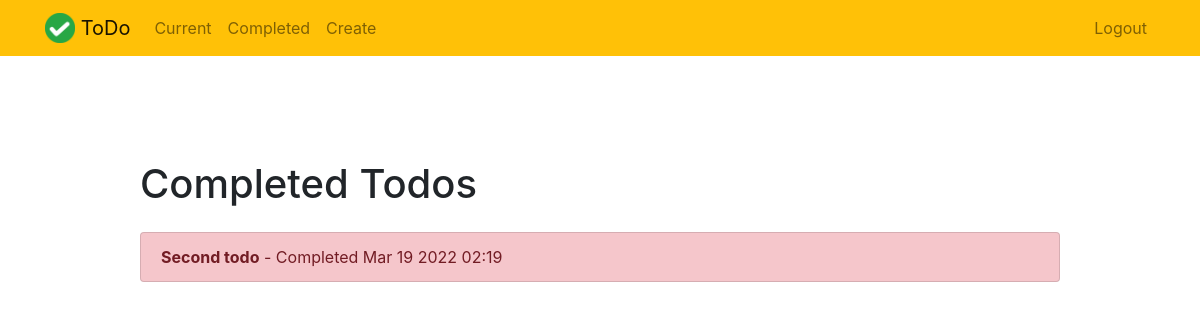
The app's page /completed/ (signed in), older data.
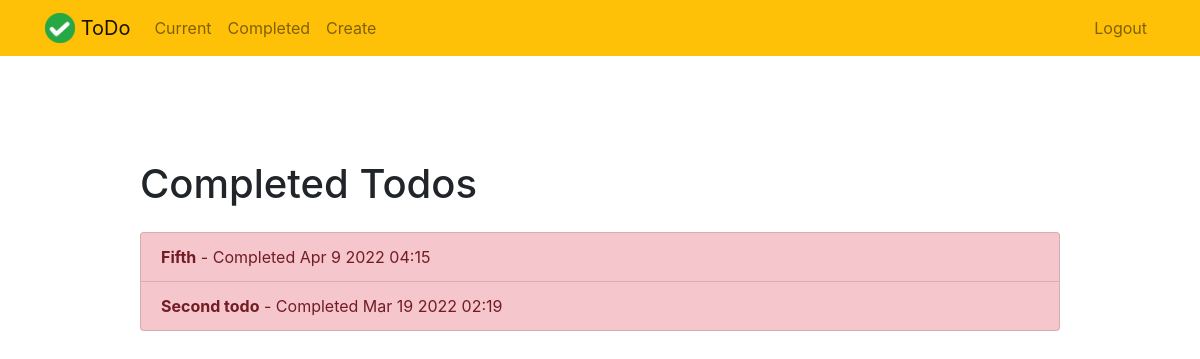
The same page, newer data.
### todo/models.py (models this page shows, shortened)
class Todo(models.Model):
    title = models.CharField(max_length=255)
    slug = models.SlugField(max_length=80, unique=True, verbose_name='URL')
    memo = models.TextField(blank=True)
    created = models.DateTimeField(auto_now_add=True)
    datecompleted = models.DateTimeField(null=True, blank=True)
    important = models.BooleanField(default=False)
    user = models.ForeignKey(User, on_delete=models.CASCADE)
    class Meta:
        ordering = ['-created']
    def get_absolute_url(self):
        return reverse_lazy('todo:view_todo', kwargs={'slug': self.slug})

### todo/views.py (the view)
# urls.py: path('completed/', views.completedtodo, name='completedtodo'),
@login_required
def completedtodo(request):
    todos = Todo.objects.filter(user=request.user, datecompleted__isnull=False)
    return render(request, 'todo/completedtodo.html', {'todos': todos})

### todo/templates/todo/completedtodo.html
{% extends "todo/base.html" %}
{% block content %}
<div class="col-md-10">
    <h1>Completed Todos</h1>
</div>
<br>
<br>
<br>
<div class="col-md-10">
    <div class="list-group">
        {% for todo in todos %}
        <a href="{{ todo.get_absolute_url }}"
           class="list-group-item list-group-item-action{% if todo.important %} list-group-item-danger{% endif %}">
            <b>{{ todo.title }}</b> - Completed
            {{ todo.datecompleted|date:'M j Y H:i' }}
        </a>
        {% endfor %}
    </div>
</div>
{% endblock %}

Row changes from the older to the newer data that the page shows:
added Todo: title "Fifth", datecompleted "Apr 9 2022 04:15"
